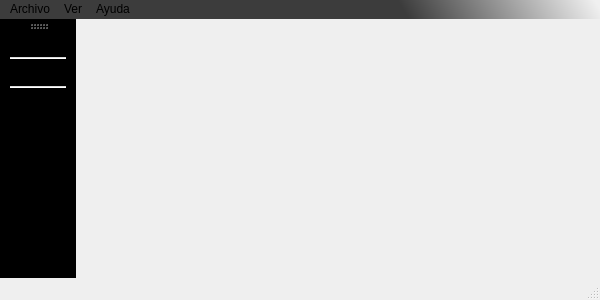
<?xml version="1.0" encoding="UTF-8"?>
<ui version="4.0">
 <class>MainWindow</class>
 <widget class="QMainWindow" name="MainWindow">
  <property name="geometry">
   <rect>
    <x>0</x>
    <y>0</y>
    <width>600</width>
    <height>300</height>
   </rect>
  </property>
  <property name="windowTitle">
   <string>SIMULACIÓN COMPUTACIONAL - TALLER AUTOMOTRIZ</string>
  </property>
  <property name="windowIcon">
   <iconset resource="icons.qrc">
    <normaloff>:/media/icons/UNIVALLE.png</normaloff>:/media/icons/UNIVALLE.png</iconset>
  </property>
  <property name="styleSheet">
   <string notr="true">QDockWidget::title {
background: qlineargradient(spread:pad, x1:0.672, y1:0.488955, x2:1, y2:0.482955, stop:0 rgba(60,60,60, 255), stop:1 rgba(240,240,240, 255));
text-align: left;
padding-left: 10px;
 }
QDockWidget{
color:rgb(223, 219, 210)
}</string>
  </property>
  <property name="locale">
   <locale language="Spanish" country="Colombia"/>
  </property>
  <widget class="QWidget" name="centralWidget">
   <layout class="QVBoxLayout" name="verticalLayout">
    <property name="bottomMargin">
     <number>5</number>
    </property>
   </layout>
  </widget>
  <widget class="QMenuBar" name="menuBar">
   <property name="geometry">
    <rect>
     <x>0</x>
     <y>0</y>
     <width>600</width>
     <height>25</height>
    </rect>
   </property>
   <property name="styleSheet">
    <string notr="true">#menuBar{
	background-color: qlineargradient(spread:pad, x1:0.672, y1:0.488955, x2:1, y2:0.482955, stop:0 rgba(60,60,60, 255), stop:1 rgba(240,240,240, 255));
}
</string>
   </property>
   <widget class="QMenu" name="menuArchivo">
    <property name="autoFillBackground">
     <bool>true</bool>
    </property>
    <property name="tearOffEnabled">
     <bool>false</bool>
    </property>
    <property name="title">
     <string>Archivo</string>
    </property>
    <property name="separatorsCollapsible">
     <bool>false</bool>
    </property>
    <addaction name="action_Salir"/>
   </widget>
   <widget class="QMenu" name="menuAyuda_2">
    <property name="title">
     <string>Ayuda</string>
    </property>
    <addaction name="actionAcerca_de"/>
   </widget>
   <widget class="QMenu" name="menuVer">
    <property name="title">
     <string>Ver</string>
    </property>
    <addaction name="action_Tool_Bar"/>
   </widget>
   <addaction name="menuArchivo"/>
   <addaction name="menuVer"/>
   <addaction name="menuAyuda_2"/>
  </widget>
  <widget class="QToolBar" name="mainToolBar">
   <property name="enabled">
    <bool>true</bool>
   </property>
   <property name="windowTitle">
    <string>TOOL BAR</string>
   </property>
   <property name="layoutDirection">
    <enum>Qt::LeftToRight</enum>
   </property>
   <property name="autoFillBackground">
    <bool>false</bool>
   </property>
   <property name="styleSheet">
    <string notr="true">#mainToolBar{
background-color: qlineargradient(spread:pad, x1:0.5, y1:0.006, x2:0.461, y2:1, stop:0 rgba(60,60,60, 255), stop:0.533333 rgba(240,240,240, 255));
}</string>
   </property>
   <property name="allowedAreas">
    <set>Qt::LeftToolBarArea|Qt::RightToolBarArea|Qt::TopToolBarArea</set>
   </property>
   <property name="iconSize">
    <size>
     <width>45</width>
     <height>45</height>
    </size>
   </property>
   <property name="toolButtonStyle">
    <enum>Qt::ToolButtonIconOnly</enum>
   </property>
   <property name="floatable">
    <bool>true</bool>
   </property>
   <attribute name="toolBarArea">
    <enum>LeftToolBarArea</enum>
   </attribute>
   <attribute name="toolBarBreak">
    <bool>false</bool>
   </attribute>
   <addaction name="action_Salir"/>
   <addaction name="separator"/>
   <addaction name="action_Play"/>
   <addaction name="separator"/>
   <addaction name="actionAcerca_de"/>
  </widget>
  <widget class="QStatusBar" name="statusBar"/>
  <action name="action_Salir">
   <property name="icon">
    <iconset resource="icons.qrc">
     <normaloff>:/media/icons/EXIT.png</normaloff>:/media/icons/EXIT.png</iconset>
   </property>
   <property name="text">
    <string>&amp;Salir</string>
   </property>
   <property name="toolTip">
    <string>Salir</string>
   </property>
   <property name="shortcut">
    <string>Ctrl+Q</string>
   </property>
  </action>
  <action name="actionAcerca_de">
   <property name="icon">
    <iconset resource="icons.qrc">
     <normaloff>:/media/icons/UNIVALLE.png</normaloff>:/media/icons/UNIVALLE.png</iconset>
   </property>
   <property name="text">
    <string>&amp;Acerca de</string>
   </property>
  </action>
  <action name="action_Play">
   <property name="checked">
    <bool>false</bool>
   </property>
   <property name="icon">
    <iconset resource="icons.qrc">
     <normaloff>:/media/icons/PLAY.png</normaloff>:/media/icons/PLAY.png</iconset>
   </property>
   <property name="text">
    <string>&amp;Play</string>
   </property>
  </action>
  <action name="action_Tool_Bar">
   <property name="checkable">
    <bool>true</bool>
   </property>
   <property name="checked">
    <bool>true</bool>
   </property>
   <property name="text">
    <string>&amp;Tool Bar</string>
   </property>
   <property name="toolTip">
    <string>Tool Bar</string>
   </property>
  </action>
 </widget>
 <layoutdefault spacing="6" margin="11"/>
 <resources>
  <include location="icons.qrc"/>
 </resources>
 <connections>
  <connection>
   <sender>action_Salir</sender>
   <signal>triggered()</signal>
   <receiver>MainWindow</receiver>
   <slot>close()</slot>
   <hints>
    <hint type="sourcelabel">
     <x>-1</x>
     <y>-1</y>
    </hint>
    <hint type="destinationlabel">
     <x>273</x>
     <y>186</y>
    </hint>
   </hints>
  </connection>
  <connection>
   <sender>action_Tool_Bar</sender>
   <signal>toggled(bool)</signal>
   <receiver>mainToolBar</receiver>
   <slot>setVisible(bool)</slot>
   <hints>
    <hint type="sourcelabel">
     <x>-1</x>
     <y>-1</y>
    </hint>
    <hint type="destinationlabel">
     <x>30</x>
     <y>253</y>
    </hint>
   </hints>
  </connection>
  <connection>
   <sender>mainToolBar</sender>
   <signal>visibilityChanged(bool)</signal>
   <receiver>action_Tool_Bar</receiver>
   <slot>setChecked(bool)</slot>
   <hints>
    <hint type="sourcelabel">
     <x>30</x>
     <y>229</y>
    </hint>
    <hint type="destinationlabel">
     <x>-1</x>
     <y>-1</y>
    </hint>
   </hints>
  </connection>
 </connections>
</ui>
